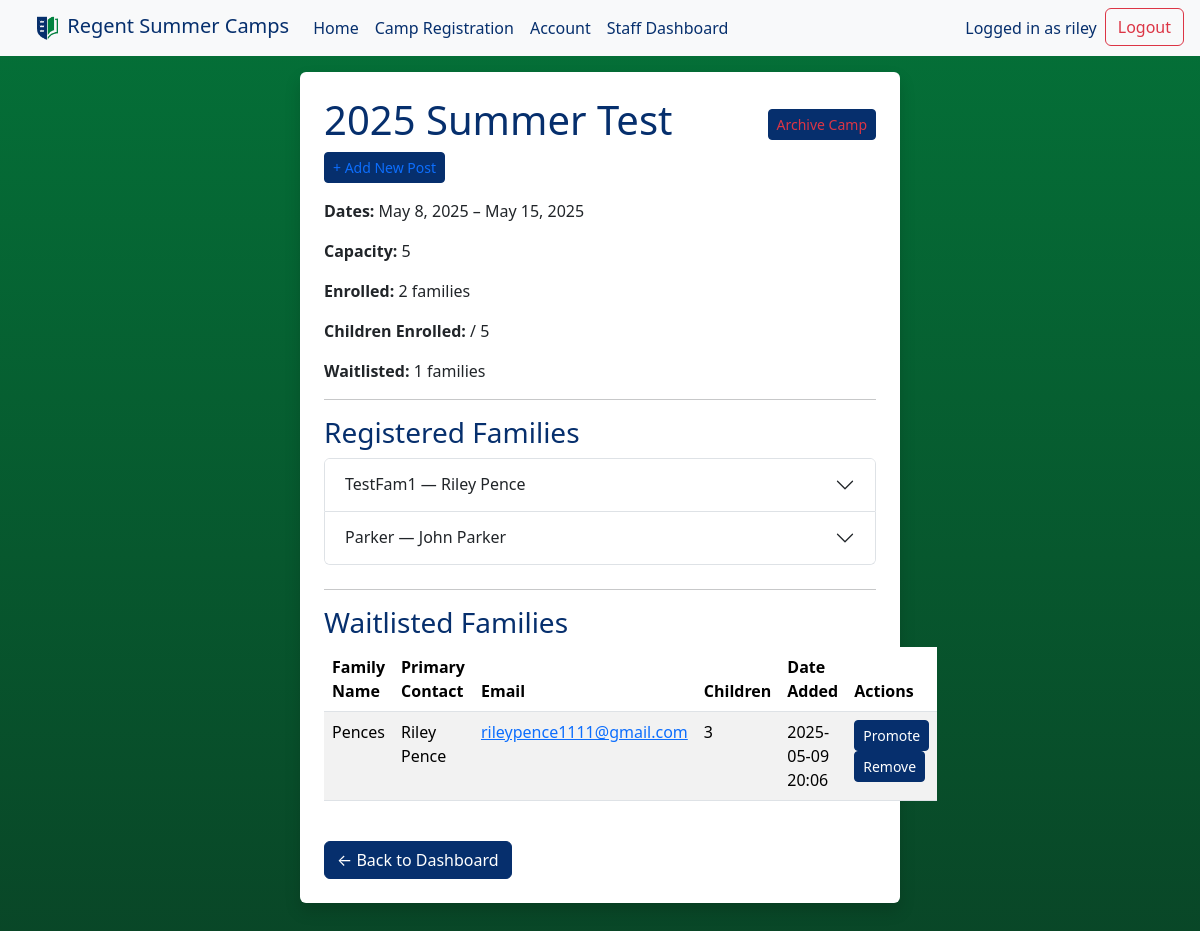
The page /staff/camp/2/ (signed in) on the database its author committed.
### campreg/models.py (models this page shows, shortened)
class Camp(models.Model):
    name = models.CharField(max_length=100)
    start_date = models.DateField()
    end_date = models.DateField()
    max_capacity = models.IntegerField()
    registered_families = models.ManyToManyField(Family, blank=True)
    archived = models.BooleanField(default=False)

class Family(models.Model):
    family_name = models.CharField(max_length=100)
    primary_contact = models.ForeignKey(Individual, on_delete=models.CASCADE, related_name='primary_for_family')
    members = models.ManyToManyField(Individual, related_name='families')

class Individual(models.Model):
    user = models.OneToOneField(User, on_delete=models.CASCADE, null=True, blank=True)
    first_name = models.CharField(max_length=100)
    last_name = models.CharField(max_length=100)
    date_of_birth = models.DateField()
    email = models.EmailField(blank=True, null=True)

class WaitingList(models.Model):
    family = models.ForeignKey(Family, on_delete=models.CASCADE)
    camp = models.ForeignKey(Camp, on_delete=models.CASCADE)
    date_added = models.DateTimeField(auto_now_add=True)

### staff/views.py (the view)
# urls.py: path('camp/<int:camp_id>/', views.view_camp, name='camp_overview'),
@user_passes_test(is_staff)
def view_camp(request, camp_id):
    camp = get_object_or_404(Camp, id=camp_id)
    families = camp.registered_families.all()
    waitlisted = WaitingList.objects.filter(camp=camp).order_by('date_added')
    for family in families:
        family.children = family.members.exclude(id=family.primary_contact.id)
    for entry in waitlisted:
        children = entry.family.members.exclude(id=entry.family.primary_contact.id)
        entry.children = children
        entry.child_count = children.count()
    total_children = sum(family.children.count() for family in families)
    post_form = CampPostForm()
    return render(request, 'staff/camp_overview.html', {
        'camp': camp,
        'families': families,
        'waitlisted': waitlisted,
        'post_form': post_form
    })

### staff/views.py (called while the page is built)
def is_staff(user):
    return user.is_authenticated and user.is_staff

### staff/templates/staff/camp_overview.html (shortened to what this page needs)
{% extends 'layout.html' %}
{% block content %}
<div class="shadow p-4 mb-5 bg-body rounded">
  <div class="d-flex align-items-center justify-content-between">
    <h1>{{ camp.name }}</h1>
    <form method="post" action="{% url 'staff:archive_camp' camp.id %}" class="ms-3">
      {% if camp.archived %}
        </form>
        <form method="post" action="{% url 'staff:unarchive_camp' camp.id %}">
          {% csrf_token %}
          <button type="submit" class="btn btn-outline-secondary btn-sm">Unarchive</button>
        </form>
      {% else %}
        <button type="submit" class="btn btn-outline-danger btn-sm">Archive Camp</button>
      {% endif %}
    </form>
  </div>
<button class="btn btn-outline-primary btn-sm mb-3" type="button" data-bs-toggle="collapse" data-bs-target="#newPostForm" aria-expanded="false" aria-controls="newPostForm">
  + Add New Post
</button>
  <p><strong>Dates:</strong> {{ camp.start_date }} – {{ camp.end_date }}</p>
  <p><strong>Capacity:</strong> {{ camp.max_capacity }}</p>
  <p><strong>Enrolled:</strong> {{ families|length }} families</p>
  <p><strong>Children Enrolled:</strong> {{ total_children }} / {{ camp.max_capacity }}</p>
  <p><strong>Waitlisted:</strong> {{ waitlisted|length }} families</p>
  <hr>
  <h3>Registered Families</h3>
  {% if families %}
    <div class="accordion mb-4" id="enrolledAccordion">
      {% for family in families %}
        <div class="accordion-item">
          <h2 class="accordion-header" id="enrolled-heading-{{ family.id }}">
            <button class="accordion-button collapsed" type="button" data-bs-toggle="collapse"
                    data-bs-target="#enrolled-{{ family.id }}" aria-expanded="false">
              {{ family.family_name }} — {{ family.primary_contact.first_name }} {{ family.primary_contact.last_name }}
            </button>
          </h2>
        </div>
      {% endfor %}
    </div>
  {% else %}
    <p class="text-muted">No families registered for this camp.</p>
  {% endif %}
  <hr>
  <h3 id="waitlist">Waitlisted Families</h3>
  {% if waitlisted %}
    <table class="table table-striped">
      <thead>
        <tr>
          <th>Family Name</th>
          <th>Primary Contact</th>
          <th>Email</th>
          <th>Children</th>
          <th>Date Added</th>
          <th>Actions</th>
        </tr>
      </thead>
      <tbody>
        {% for entry in waitlisted %}
          <tr>
            <td>{{ entry.family.family_name }}</td>
            <td>{{ entry.family.primary_contact.first_name }} {{ entry.family.primary_contact.last_name }}</td>
            <td><a href="mailto:{{ entry.family.primary_contact.email }}">{{ entry.family.primary_contact.email }}</a></td>
            <td>{{ entry.child_count }}</td>
            <td>{{ entry.date_added|date:"Y-m-d H:i" }}</td>
            <td>
              <form method="post" action="{% url 'staff:promote_waitlist' camp.id entry.family.id %}" style="display:inline;">
                <button type="submit" class="btn btn-sm btn-success">Promote</button>
              </form>
              <form method="post" action="{% url 'staff:remove_waitlist' camp.id entry.family.id %}" style="display:inline;">
                <button type="submit" class="btn btn-sm btn-danger">Remove</button>
              </form>
            </td>
          </tr>
        {% endfor %}
      </tbody>
    </table>
  {% else %}
    <p class="text-muted">No families are currently waitlisted.</p>
  {% endif %}
  <a href="{% url 'staff:dashboard' %}" class="btn btn-secondary mt-4">← Back to Dashboard</a>
</div>
{% endblock %}

### templates/layout.html (shortened to what this page needs)
<!DOCTYPE html>
<html lang="en">
<head>
    {% load static %}
    {% load bootstrap5 %}
    {% bootstrap_css %}
    <link rel="stylesheet" href="{% static 'css/style.css' %}">
</head>
<body>
<section class="bg-col">
    <div class="container-fluid container-fullwidth bg-light">
        <div class="container-fluid mx-2">
            <nav class="navbar navbar-expand-lg navbar-regent">
                <a class="navbar-brand mb-0 h1" href="/home">
                    <img src="{% static 'images/regent.png' %}" height="30" width="30">
                    Regent Summer Camps
                </a>
                <div class="collapse navbar-collapse" id="navbarBar">
                    <ul class="navbar-nav mb-2 mb-lg-0">
                        <li class="nav-item">
                            <a class="nav-link" href="/home">Home</a>
                        </li>
                        {% if user.is_authenticated %}
                            <li class="nav-item">
                                <a class="nav-link" href="/register">Camp Registration</a>
                            </li>
                            <li class="nav-item">
                                <a class="nav-link" href="/users/account">Account</a>
                            </li>
                            {% if user.is_staff %}
                                <li class="nav-item">
                                    <a class="nav-link" href="{% url 'staff:dashboard' %}">Staff Dashboard</a>
                                </li>
                            {% endif %}
                        {% else %}
                            <li class="nav-item">
                                <a class="nav-link" href="/users/register">Sign Up</a>
                            </li>
                        {% endif %}
                    </ul>
                    <ul class="navbar-nav ms-auto">
                        {% if user.is_authenticated %}
                            <li class="navbar-text me-2">
                                Logged in as {{ user.get_username }}
                            </li>
                            <li class="nav-item">
                                <form class="form" action="{% url 'users:logout' %}" method="post">
                                    <button type="submit" class="btn btn-logout" aria-label="Logout" title="Logout">Logout</button>
                                </form>
                            </li>
                        {% else %}
                            <li class="nav-item">
                                <a class="nav-link" href="/users/login">Login</a>
                            </li>
                        {% endif %}
                    </ul>
                </div>
            </nav>
        </div>
    </div>
    <div class="container-fluid container-fullwidth mt-3">
        <div class="row d-flex justify-content-center">
            {% block content %}
            {% endblock %}
        </div>
    </div>
</section>
</body>
</html>

### static/css/style.css (style rules this page uses)
body { min-height: 100vh; background-image: linear-gradient(#047138, #094627); }
h1, h3, label { color: #062f6d; }
.navbar-regent .nav-link { color: #062f6d; font-weight: 500; transition: color .15s ease-in-out; }
.navbar-regent .navbar-brand { color: #062f6d; }
.navbar-regent .navbar-text { color: #062f6d; }
.btn { background-color: #062f6d; border-color: #062f6d; transition: all .15s ease-in-out; }
.btn-logout { color: var(--bs-danger); border-color: var(--bs-danger); background-color: transparent; transition: all .15s ease-in-out; }
.shadow { width: 50%; }
.container-fullwidth { width: 100%; margin: 0; }

### rows shown on the page
Camp: name "2025 Summer Test", start_date "May 8, 2025", end_date "May 15, 2025", max_capacity "5"
Family: family_name "TestFam1", primary_contact.first_name "Riley", primary_contact.last_name "Pence"
Family: family_name "Parker", primary_contact.first_name "John", primary_contact.last_name "Parker"
WaitingList: family.family_name "Pences", family.primary_contact.first_name "Riley", family.primary_contact.last_name "Pence", family.primary_contact.email "rileypence1111@gmail.com", child_count "3", date_added "2025-05-09 20:06"

### other values the page prints
{{ user.get_username }} "riley"
{{ families|length }} "2"
{{ waitlisted|length }} "1"
